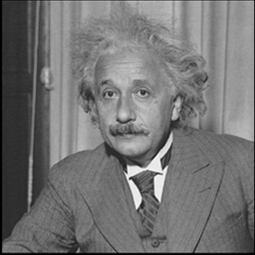
#> input picture homework3/images/einstein.png, 255 x 255 px, found by its file name
$ python my_imfilter.py   (older library calls are emulated)
#> lines starting #> are read from the running program, lines starting #| are printed output that depends on the picture
# -*- coding: utf-8 -*-
"""
Created on Thu Feb  5 15:39:14 2015

@author: bxiao
"""
from __future__ import division
import numpy as np
from scipy import ndimage
import matplotlib.pyplot as plt
from scipy import misc
import math
import scipy
from scipy import*
from scipy.fftpack import*
from scipy.fftpack import fft, ifft, fft2


def convolution(A,B):
   #convolution of image and Kernel
	image_height =A.shape[0]
	image_width = A.shape[1]

	kernal_height = B.shape[0]
	kernal_width = B.shape[1]

	h = kernal_height/2
	w = kernal_width/2

   #numpy.dot

	image_convolution = np.zeros(A.shape)
	for i in range(h,image_height - h):
		for j in range(w,image_width - w):#input
			sum = 0
			for m in range(kernal_height):#kernel
				for n in range(kernal_width):
					sum = sum + B[m][n] * A[i-h+m][j - w + n]

			sum = image_convolution[i][j]

	return image_convolution

def crosscorrelation(A,B):
   #return convolution(np.add(A,B))
	return convolution(np.conj(A),B[::-1])

""" def scaleSpectrum(A):
   return np.real(np.log10(np.absolute(A) + np.ones(A.shape)))
 """

# sample values from a spherical gaussian function from the center of the image
# [50 lines left out: functions makeGaussianFilter, filterDFT, lowPass, highPass, hybridImage, playWithFiltering, not called in this run]

""" if __name__ == "__main__":
   einstein = ndimage.imread("/Users/kevinfeyjoo/Desktop/Computer_vision/homework3/images/einstein.png", flatten=True)
   marilyn = ndimage.imread("/Users/kevinfeyjoo/Desktop/Computer_vision/homework3/images/marilyn.png", flatten=True)

   hybrid = hybridImage(einstein, marilyn, 25, 10)
   misc.imsave("marilyn-einstein.png", np.real(hybrid)) """


einstein = ndimage.imread("/Users/kevinfeyjoo/Desktop/Computer_vision/homework3/images/einstein.png", flatten=True)
#> einstein: shape (255, 255) float32; min 0, max 255, mean 115.4
marilyn = ndimage.imread("/Users/kevinfeyjoo/Desktop/Computer_vision/homework3/images/marilyn.png", flatten=True)
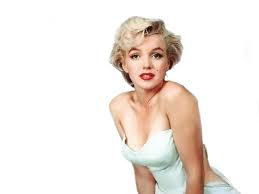
#> input picture homework3/images/marilyn.png, 259 x 194 px, found by its file name
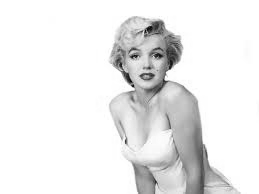
#> marilyn: shape (194, 259) float32; min 6.58, max 255, mean 235.5
img1 = convolution(einstein,marilyn)
#> (the run stopped early here; a loop or call above may not have finished)
